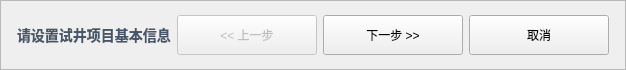
    <widget class="QFrame" name="footerFrame">
     <property name="minimumSize">
      <size>
       <width>0</width>
       <height>70</height>
      </size>
     </property>
     <property name="maximumSize">
      <size>
       <width>16777215</width>
       <height>70</height>
      </size>
     </property>
     <property name="frameShape">
      <enum>QFrame::Shape::StyledPanel</enum>
     </property>
     <property name="frameShadow">
      <enum>QFrame::Shadow::Raised</enum>
     </property>
     <layout class="QHBoxLayout" name="footerLayout" stretch="1,0,0,0">
      <property name="leftMargin">
       <number>16</number>
      </property>
      <property name="topMargin">
       <number>12</number>
      </property>
      <property name="rightMargin">
       <number>16</number>
      </property>
      <property name="bottomMargin">
       <number>12</number>
      </property>
      <item>
       <widget class="QLabel" name="statusLabel">
        <property name="styleSheet">
         <string notr="true">font-weight: bold; color: #475569; font-size: 14px;</string>
        </property>
        <property name="text">
         <string>请设置试井项目基本信息</string>
        </property>
       </widget>
      </item>
      <item>
       <widget class="QPushButton" name="backButton">
        <property name="enabled">
         <bool>false</bool>
        </property>
        <property name="minimumSize">
         <size>
          <width>140</width>
          <height>40</height>
         </size>
        </property>
        <property name="text">
         <string>&lt;&lt; 上一步</string>
        </property>
        <property name="icon">
         <iconset>
          <normaloff>:/new/prefix1/Resource/back_icon.png</normaloff>:/new/prefix1/Resource/back_icon.png</iconset>
        </property>
       </widget>
      </item>
      <item>
       <widget class="QPushButton" name="nextButton">
        <property name="minimumSize">
         <size>
          <width>140</width>
          <height>40</height>
         </size>
        </property>
        <property name="text">
         <string>下一步 &gt;&gt;</string>
        </property>
        <property name="icon">
         <iconset>
          <normaloff>:/new/prefix1/Resource/next_icon.png</normaloff>:/new/prefix1/Resource/next_icon.png</iconset>
        </property>
       </widget>
      </item>
      <item>
       <widget class="QPushButton" name="cancelButton">
        <property name="minimumSize">
         <size>
          <width>140</width>
          <height>40</height>
         </size>
        </property>
        <property name="text">
         <string>取消</string>
        </property>
        <property name="icon">
         <iconset>
          <normaloff>:/new/prefix1/Resource/cancel_icon.png</normaloff>:/new/prefix1/Resource/cancel_icon.png</iconset>
        </property>
       </widget>
      </item>
     </layout>
    </widget>
